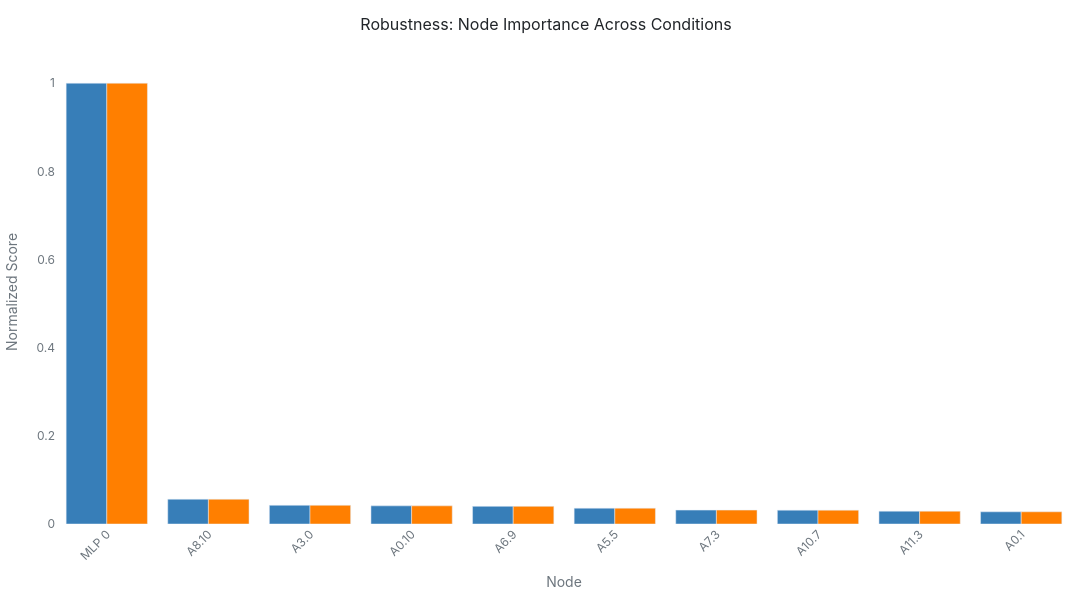

Notebook code for this chart:
### Code cell
# Robustness comparison (top-k bar chart)
fig = dashboard.plot_robustness_comparison(top_k=10)
fig.show()

### Figure 1 — Plotly figure (JSON) as saved in the notebook; plotly's stock layout.template omitted (floating-point values rounded to 4 significant figures)
{"data": [{"hovertemplate": "Condition: Seed 42<br>Node: %{x}<br>Score: %{y:.3f}<extra></extra>", "name": "Seed 42", "type": "bar", "x": ["MLP 0", "A8.10", "A3.0", "A0.10", "A6.9", "A5.5", "A7.3", "A10.7", "A11.3", "A0.1"], "y": [1, 0.05624, 0.04244, 0.04112, 0.04005, 0.03594, 0.03151, 0.03146, 0.02915, 0.02767]}, {"hovertemplate": "Condition: Seed 123<br>Node: %{x}<br>Score: %{y:.3f}<extra></extra>", "name": "Seed 123", "type": "bar", "x": ["MLP 0", "A8.10", "A3.0", "A0.10", "A6.9", "A5.5", "A7.3", "A10.7", "A11.3", "A0.1"], "y": [1, 0.05624, 0.04244, 0.04112, 0.04005, 0.03594, 0.03151, 0.03146, 0.02915, 0.02767]}], "layout": {"barmode": "group", "font": {"color": "#212529", "family": "Inter, -apple-system, BlinkMacSystemFont, 'Segoe UI', Roboto, Helvetica, Arial, sans-serif", "size": 12}, "height": 600, "hoverlabel": {"bgcolor": "#F8F9FA", "bordercolor": "#E9ECEF", "font": {"color": "#212529", "family": "Inter, -apple-system, BlinkMacSystemFont, 'Segoe UI', Roboto, Helvetica, Arial, sans-serif", "size": 12}}, "hovermode": "closest", "margin": {"b": 40, "l": 20, "r": 20, "t": 60}, "paper_bgcolor": "#FFFFFF", "plot_bgcolor": "#FFFFFF", "showlegend": false, "title": {"font": {"color": "#212529", "family": "Inter, -apple-system, BlinkMacSystemFont, 'Segoe UI', Roboto, Helvetica, Arial, sans-serif", "size": 16}, "text": "Robustness: Node Importance Across Conditions", "x": 0.5, "xanchor": "center"}, "width": 1200, "xaxis": {"color": "#6C757D", "showgrid": false, "tickangle": -45, "title": {"text": "Node"}, "zeroline": false}, "yaxis": {"color": "#6C757D", "showgrid": false, "title": {"text": "Normalized Score"}, "zeroline": false}}}
